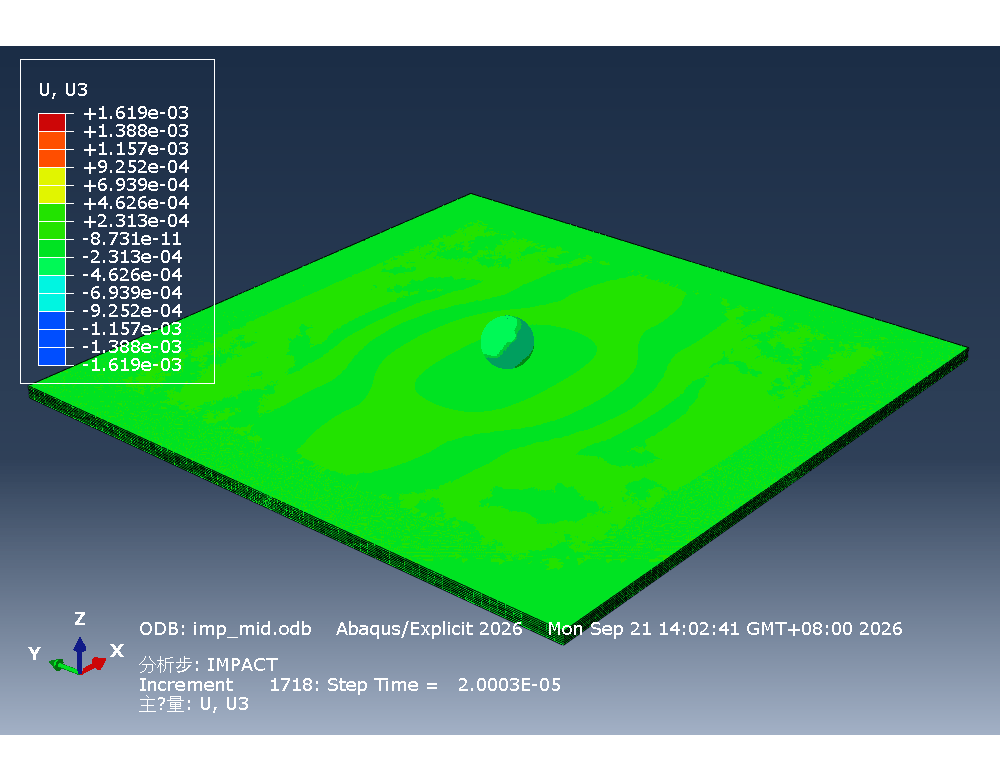
#> input picture review/abaqus_views/imp_mid_impact_00.png, 1000 x 780 px; its folder holds only this picture in this run
$ python build_animations.py
#> lines starting #> are read from the running program, lines starting #| are printed output that depends on the picture
"""Turn the exported Abaqus frame sequences into GIFs, and compose the still views.

    python review\\build_animations.py

The frames come from export_abaqus_views.py, which writes one PNG per frame with the
contour legend pinned, so the animation shows the wave moving rather than the colour scale
rescaling. Two things are worth knowing about how the GIFs are built:

* One palette for the whole animation. Quantising each frame on its own gives every frame
  its own palette, and the whole image shimmers as a result.
* The frames are downscaled before quantising. An Abaqus viewport capture is 1000 px wide
  and 24 of them at 256 colours is several megabytes of base64 inside the report.

Anything not present is skipped with a message rather than failing, because the impact
frames and the wave frames are exported by separate CAE runs.
"""
import glob
import os

import numpy as np
from PIL import Image

HERE = os.path.dirname(os.path.abspath(__file__))
VIEWS = os.path.join(HERE, 'abaqus_views')
FIGURES = os.path.join(HERE, 'figures')

GIF_WIDTH = 760
GIF_COLOURS = 128
# Frame duration at normal speed, and the factor the deck plays at. A frame every 130 ms is
# a 7.7 frames per second flip book, which is fast for a wave that crosses the plate in
# about forty microseconds. A GIF stores its frame delay in hundredths of a second, so 0.7x
# (185.7 ms) is not representable; 190 ms is the nearest step and gives 0.684x, which is
# closer than the 180 ms step's 0.722x.
BASE_MS = 130
PLAYBACK_SPEED = 0.7
GIF_MS = 190


def opaque(path):
    """Open an Abaqus viewport capture as opaque RGB.

    CAE writes a palette PNG carrying a transparency entry, and converting it to RGB turns
    that entry into the colour tuple (254, 254, 254). Left in place it puts the near white
    background into the image's info as a transparency *colour*, which the GIF writer then
    tries to use as a palette index and crashes on. Dropping the key makes the background
    the plain white it looks like.
    """
    image = Image.open(path).convert('RGB')
    image.info.pop('transparency', None)
    return image


# [21 lines left out: function autocrop, not called in this run]


def frames_for(pattern):
    return sorted(glob.glob(os.path.join(VIEWS, pattern)))


def to_gif(paths, target):
    """One shared palette, downscaled first, looping forever."""
    images = []
    for path in paths:
        image = opaque(path)
        height = int(round(image.height * GIF_WIDTH / float(image.width)))
#> height = 593
        images.append(image.resize((GIF_WIDTH, height), Image.LANCZOS))
    palette = images[0].quantize(colors=GIF_COLOURS, method=Image.MEDIANCUT)
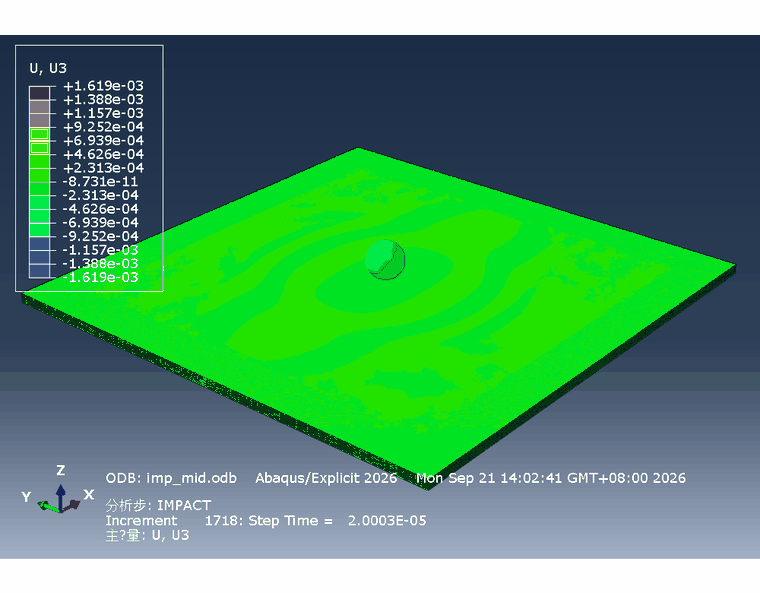
#> palette: PIL image 760x593 P; mean R, G, B 79.3, 146.7, 104.1
    quantised = [palette] + [image.quantize(palette=palette, dither=Image.NONE)
                             for image in images[1:]]
#> quantised = 1 item
    quantised[0].save(target, save_all=True, append_images=quantised[1:],
                      duration=GIF_MS, loop=0, optimize=False)
    # Read the delay back rather than reporting what was asked for: the format stores it in
    # hundredths of a second, so the requested figure is not what ends up in the file.
    with Image.open(target) as saved:
        stored = saved.info.get('duration', GIF_MS)
#> stored = 190
    print('  %s (%.2f MB, %d frames, %d x %d, %d ms/frame = %.3gx speed)'
          % (os.path.basename(target), os.path.getsize(target) / 1e6, len(quantised),
             images[0].width, images[0].height, stored, BASE_MS / float(stored)))
#|   s6_impact_animation.gif (0.08 MB, 1 frames, 760 x 593, 190 ms/frame = 0.684x speed)
    return target


# [45 lines left out: functions layers_view, montage, not called in this run]


def main():
    if not os.path.isdir(FIGURES):
        os.makedirs(FIGURES)
    print('animations')
    wave_frames = frames_for('wav_base_wave_*.png')
    if wave_frames:
        to_gif(wave_frames, os.path.join(FIGURES, 's7_wave_animation.gif'))
        # Four evenly spaced frames as well, for reading on paper and for anyone who cannot
        # play the animation.
        picks = [wave_frames[index] for index in (2, 7, 12, 18)]
        montage(picks, os.path.join(FIGURES, 's7_wave_frames.png'), columns=2, width=1200)
    else:
        print('  no wave frames yet')

    impact_frames = frames_for('imp_mid_impact_*.png')
    if impact_frames:
        to_gif(impact_frames, os.path.join(FIGURES, 's6_impact_animation.gif'))
    else:
        print('  no impact frames yet')

    print('stills')
    # The isometric view on its own rather than beside the front view: with the background
    # cropped away the front view becomes a very wide sliver, and the layering it was there to
    # show is the next figure's job.
    iso = frames_for('imp_mid_model.png')
    front = frames_for('imp_mid_model_front.png')
    if iso:
        montage(iso, os.path.join(FIGURES, 's6_abaqus_model.png'), columns=1,
                width=1100, crop=True)
        if front:
            layers_view(front[0], os.path.join(FIGURES, 's6_layers.png'))
    else:
        print('  no impact model views yet')
    wave_views = frames_for('wav_base_model.png')
    if wave_views:
        montage(wave_views, os.path.join(FIGURES, 's7_abaqus_model.png'), columns=1,
                width=1100, crop=True)
    else:
        print('  no wave model views yet')


if __name__ == '__main__':
    main()
